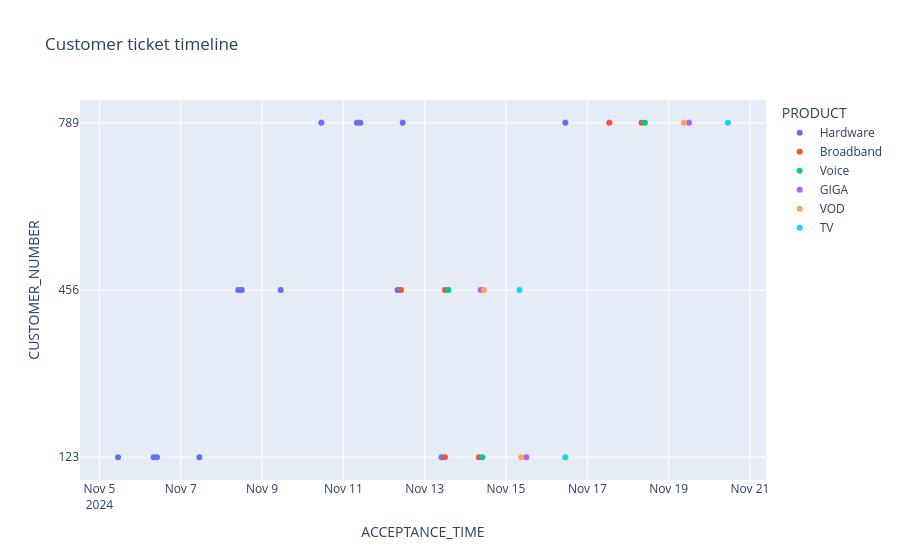

Write notebook code for a chart like this one.
### Code cell
px.scatter(d, x="ACCEPTANCE_TIME", y="CUSTOMER_NUMBER", color="PRODUCT",
           hover_data=["ORDER_NUMBER", "NOTE_MAXIMUM"],
           title="Customer ticket timeline").show()

### Figure 1 — Plotly figure (JSON) as saved in the notebook; plotly's stock layout.template omitted (floating-point values rounded to 4 significant figures)
{"data": [{"customdata": [["001-0671177/24", "WLAN slow"], ["001-0670952/24", "No internet connection"], ["001-0671369/24", "WLAN unstable"], ["001-0671178/24", "WLAN no connection"], ["001-0670953/24", "Internet Slow"], ["001-0671370/24", "WLAN Stable"], ["001-0671179/24", "WLAN No Connection"], ["001-0671180/24", "WLAN Stable After Restart"], ["001-0670954/24", "Internet No Connection"], ["001-0671371/24", "WLAN Slow"], ["001-0682300/24", "Router Defective"], ["001-0671181/24", "WLAN No Connection"], ["001-0671182/24", "Router startet nicht"], ["001-0671185/24", "Router Defective"]], "hovertemplate": "PRODUCT=Hardware<br>ACCEPTANCE_TIME=%{x}<br>CUSTOMER_NUMBER=%{y}<br>ORDER_NUMBER=%{customdata[0]}<br>NOTE_MAXIMUM=%{customdata[1]}<extra></extra>", "legendgroup": "Hardware", "marker": {"color": "#636efa", "symbol": "circle"}, "mode": "markers", "name": "Hardware", "orientation": "v", "showlegend": true, "type": "scatter", "x": ["2024-11-05T11:00:00.000000", "2024-11-06T08:00:00.000000", "2024-11-06T10:00:00.000000", "2024-11-07T11:00:00.000000", "2024-11-08T10:00:00.000000", "2024-11-08T12:00:00.000000", "2024-11-09T11:00:00.000000", "2024-11-10T11:00:00.000000", "2024-11-11T08:00:00.000000", "2024-11-11T10:00:00.000000", "2024-11-12T08:00:00.000000", "2024-11-12T11:00:00.000000", "2024-11-13T10:00:00.000000", "2024-11-16T11:00:00.000000"], "xaxis": "x", "y": ["123", "123", "123", "123", "456", "456", "456", "789", "789", "789", "456", "789", "123", "789"], "yaxis": "y"}, {"customdata": [["001-0670956/24", "Upload Too Slow"], ["001-0682299/24", "Downloadgeschwindigkeit gering"], ["001-0671373/24", "Smartcard Not Recognized"], ["001-0670955/24", "CI-Modul defekt"], ["001-0682302/24", "Connection Keeps Dropping"], ["001-0670957/24", "Smartcard Not Working"]], "hovertemplate": "PRODUCT=Broadband<br>ACCEPTANCE_TIME=%{x}<br>CUSTOMER_NUMBER=%{y}<br>ORDER_NUMBER=%{customdata[0]}<br>NOTE_MAXIMUM=%{customdata[1]}<extra></extra>", "legendgroup": "Broadband", "marker": {"color": "#EF553B", "symbol": "circle"}, "mode": "markers", "name": "Broadband", "orientation": "v", "showlegend": true, "type": "scatter", "x": ["2024-11-12T10:00:00.000000", "2024-11-13T12:00:00.000000", "2024-11-13T12:00:00.000000", "2024-11-14T08:00:00.000000", "2024-11-17T13:00:00.000000", "2024-11-18T08:00:00.000000"], "xaxis": "x", "y": ["456", "123", "456", "123", "789", "789"], "yaxis": "y"}, {"customdata": [["001-0670933/24", "Poor Picture Quality"], ["001-0671372/24", "Bestimmte Sender fehlen"], ["001-0671374/24", "Picture Interference"]], "hovertemplate": "PRODUCT=Voice<br>ACCEPTANCE_TIME=%{x}<br>CUSTOMER_NUMBER=%{y}<br>ORDER_NUMBER=%{customdata[0]}<br>NOTE_MAXIMUM=%{customdata[1]}<extra></extra>", "legendgroup": "Voice", "marker": {"color": "#00cc96", "symbol": "circle"}, "mode": "markers", "name": "Voice", "orientation": "v", "showlegend": true, "type": "scatter", "x": ["2024-11-13T14:00:00.000000", "2024-11-14T10:00:00.000000", "2024-11-18T10:00:00.000000"], "xaxis": "x", "y": ["456", "123", "789"], "yaxis": "y"}, {"customdata": [["001-0670745/24", "Customer Wants Gigabit"], ["001-0670932/24", "Gigabit Option nicht aktivierbar"], ["001-0670934/24", "Confirmation Missing"]], "hovertemplate": "PRODUCT=GIGA<br>ACCEPTANCE_TIME=%{x}<br>CUSTOMER_NUMBER=%{y}<br>ORDER_NUMBER=%{customdata[0]}<br>NOTE_MAXIMUM=%{customdata[1]}<extra></extra>", "legendgroup": "GIGA", "marker": {"color": "#ab63fa", "symbol": "circle"}, "mode": "markers", "name": "GIGA", "orientation": "v", "showlegend": true, "type": "scatter", "x": ["2024-11-14T09:00:00.000000", "2024-11-15T12:00:00.000000", "2024-11-19T12:00:00.000000"], "xaxis": "x", "y": ["456", "123", "789"], "yaxis": "y"}, {"customdata": [["001-0671184/24", "Movies Stutter"], ["001-0670744/24", "Filme laden nicht"], ["001-0670746/24", "Playback Not Possible"]], "hovertemplate": "PRODUCT=VOD<br>ACCEPTANCE_TIME=%{x}<br>CUSTOMER_NUMBER=%{y}<br>ORDER_NUMBER=%{customdata[0]}<br>NOTE_MAXIMUM=%{customdata[1]}<extra></extra>", "legendgroup": "VOD", "marker": {"color": "#FFA15A", "symbol": "circle"}, "mode": "markers", "name": "VOD", "orientation": "v", "showlegend": true, "type": "scatter", "x": ["2024-11-14T11:00:00.000000", "2024-11-15T09:00:00.000000", "2024-11-19T09:00:00.000000"], "xaxis": "x", "y": ["456", "123", "789"], "yaxis": "y"}, {"customdata": [["001-0682301/24", "Password Forgotten"], ["001-0671183/24", "Passwort vergessen"], ["001-0671186/24", "Invoice Not Displayed"]], "hovertemplate": "PRODUCT=TV<br>ACCEPTANCE_TIME=%{x}<br>CUSTOMER_NUMBER=%{y}<br>ORDER_NUMBER=%{customdata[0]}<br>NOTE_MAXIMUM=%{customdata[1]}<extra></extra>", "legendgroup": "TV", "marker": {"color": "#19d3f3", "symbol": "circle"}, "mode": "markers", "name": "TV", "orientation": "v", "showlegend": true, "type": "scatter", "x": ["2024-11-15T08:00:00.000000", "2024-11-16T11:00:00.000000", "2024-11-20T11:00:00.000000"], "xaxis": "x", "y": ["456", "123", "789"], "yaxis": "y"}], "layout": {"legend": {"title": {"text": "PRODUCT"}, "tracegroupgap": 0}, "title": {"text": "Customer ticket timeline"}, "xaxis": {"anchor": "y", "domain": [0, 1], "title": {"text": "ACCEPTANCE_TIME"}}, "yaxis": {"anchor": "x", "domain": [0, 1], "title": {"text": "CUSTOMER_NUMBER"}}}}
